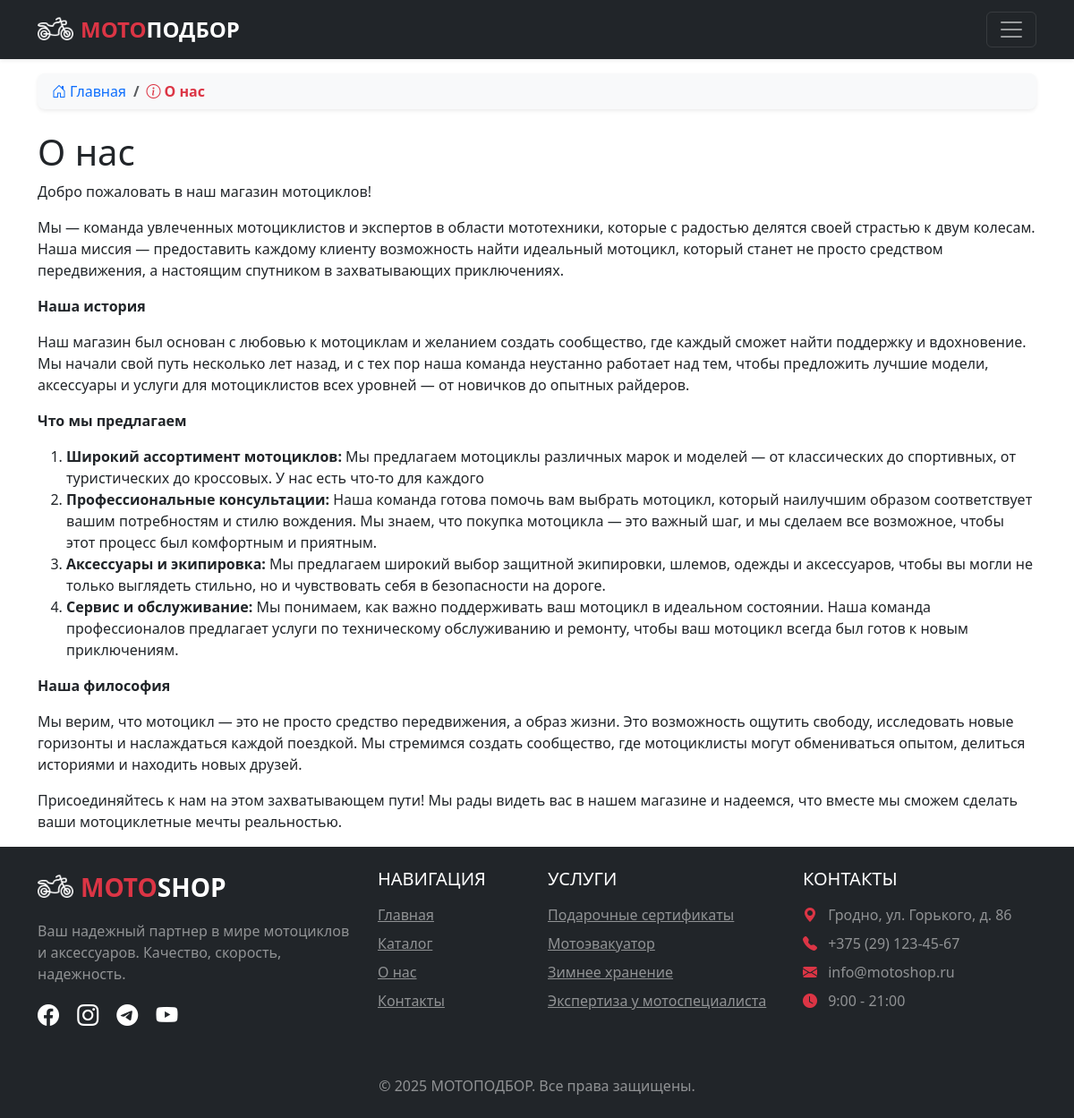
/about, run on the app's committed database.
### app.py (models this page shows, shortened)
class Services(db.Model):
    id = db.Column(db.Integer,primary_key=True)
    title = db.Column(db.String(100))
    text = db.Column(db.Text)

### app.py (the view)
@app.route('/about')
def about():
    return render_template("about.html")

### app.py (called while the page is built)
@app.context_processor
def inject_user():
    def get_user_name():
        if 'name' in session:
            user = Users.query.filter_by(email=session['name']).first()
            if user:
                user_ratings = {r.id_article: r for r in Ratings.query.filter_by(id_user=user.id).all()}
                for article in Articles.query.all():
                    article.user_rating = user_ratings.get(article.id)
            return user
    return dict(
        active_user=get_user_name(),
        articles_category=db.session.query(Articles.category).distinct().all(),
        services=db.session.query(Services).all()
    )

@app.context_processor
def utility_processor():
    def pluralize(count, form1, form2, form5):
        count = abs(count) % 100
        if 10 < count < 20:
            return form5
        count = count % 10
        if count == 1:
            return form1
        if 1 < count < 5:
            return form2
        return form5
    return dict(pluralize=pluralize)

@app.context_processor
def inject_services():
    return dict(
    services=db.session.query(Services).all(),
    )

@app.context_processor
def inject_custom_css():
    return dict(
        admin_css_url='/static/css/custom_admin.css'
    )

### templates/about.html (shortened to what this page needs)
{% extends 'base.html' %}
{% block main %}
    <main>
      <div class="container my-3">
        <nav aria-label="breadcrumb" class="mb-4">
          <ol class="breadcrumb bg-light rounded-3 px-3 py-2 shadow-sm">
            <li class="breadcrumb-item"><a href="/" class="text-decoration-none"><i class="bi bi-house-door me-1"></i>Главная</a></li>
<li class="breadcrumb-item active  text-danger fw-bold" aria-current="page" ><i class="bi bi-info-circle me-1"></i>О нас</li>
          </ol>
        </nav>
        <h1>О нас</h1>
        <p>Добро пожаловать в наш магазин мотоциклов!</p>
        <p>
          Мы — команда увлеченных мотоциклистов и экспертов в области
          мототехники, которые с радостью делятся своей страстью к двум колесам.
          Наша миссия — предоставить каждому клиенту возможность найти идеальный
          мотоцикл, который станет не просто средством передвижения, а настоящим
          спутником в захватывающих приключениях.
        </p>
        <p><b>Наша история</b></p>
        <p>
          Наш магазин был основан с любовью к мотоциклам и желанием создать
          сообщество, где каждый сможет найти поддержку и вдохновение. Мы начали
          свой путь несколько лет назад, и с тех пор наша команда неустанно
          работает над тем, чтобы предложить лучшие модели, аксессуары и услуги
          для мотоциклистов всех уровней — от новичков до опытных райдеров.
        </p>
        <p><b>Что мы предлагаем</b></p>
        <ol>
          <li>
            <b>Широкий ассортимент мотоциклов:</b> Мы предлагаем мотоциклы
            различных марок и моделей — от классических до спортивных, от
            туристических до кроссовых. У нас есть что-то для каждого
          </li>
          <li>
            <b>Профессиональные консультации:</b> Наша команда готова помочь вам
            выбрать мотоцикл, который наилучшим образом соответствует вашим
            потребностям и стилю вождения. Мы знаем, что покупка мотоцикла — это
            важный шаг, и мы сделаем все возможное, чтобы этот процесс был
            комфортным и приятным.
          </li>
          <li>
            <b>Аксессуары и экипировка:</b> Мы предлагаем широкий выбор защитной
            экипировки, шлемов, одежды и аксессуаров, чтобы вы могли не только
            выглядеть стильно, но и чувствовать себя в безопасности на дороге.
          </li>
          <li>
            <b>Сервис и обслуживание:</b> Мы понимаем, как важно поддерживать
            ваш мотоцикл в идеальном состоянии. Наша команда профессионалов
            предлагает услуги по техническому обслуживанию и ремонту, чтобы ваш
            мотоцикл всегда был готов к новым приключениям.
          </li>
        </ol>
        <p><b>Наша философия</b></p>
        <p>
          Мы верим, что мотоцикл — это не просто средство передвижения, а образ
          жизни. Это возможность ощутить свободу, исследовать новые горизонты и
          наслаждаться каждой поездкой. Мы стремимся создать сообщество, где
          мотоциклисты могут обмениваться опытом, делиться историями и находить
          новых друзей.
        </p>
        <p>
          Присоединяйтесь к нам на этом захватывающем пути! Мы рады видеть вас в
          нашем магазине и надеемся, что вместе мы сможем сделать ваши
          мотоциклетные мечты реальностью.
        </p>
      </div>
    </main>
    {% endblock %}

### templates/base.html (shortened to what this page needs)
<!DOCTYPE html>
<html lang="ru">
  <head>
    <link rel="stylesheet" href="{{ url_for('static', filename='css/bootstrap.min.css') }}">
    <link rel="stylesheet" href="{{ url_for('static', filename='css/styles.css') }}">
    <link rel="stylesheet" href="https://cdn.jsdelivr.net/npm/bootstrap-icons@1.10.0/font/bootstrap-icons.css">
    <link rel="stylesheet" href="https://cdnjs.cloudflare.com/ajax/libs/animate.css/4.1.1/animate.min.css">
  </head>
  <body class="d-flex flex-column min-vh-100">
    <header class="navbar navbar-expand-xxl navbar-dark bg-dark shadow-sm" >
      <div class="container">
        <a href="/" class="navbar-brand d-flex align-items-center">
          <img src="{{ url_for('static', filename='img/icons/icon.png') }}" alt="MOTOSHOP Logo" width="40" height="40" class="me-2">
          <span class="fs-4 fw-bold text-danger">МОТО<span class="text-white">ПОДБОР</span></span>
        </a>
        <button class="navbar-toggler" type="button" data-bs-toggle="collapse" data-bs-target="#navbarMain">
          <span class="navbar-toggler-icon"></span>
        </button>
      </div>
    </header>
    {% block main %}{% endblock %}
    <footer class="bg-dark mt-auto py-4">
      <div class="container">
        <div class="row">
          <div class="col-lg-4 mb-4 mb-lg-0">
            <div class="d-flex align-items-center mb-3">
              <img src="{{ url_for('static', filename='img/icons/icon.png') }}" alt="MOTOSHOP Logo" width="40" height="40" class="me-2">
              <span class="fs-3 fw-bold text-danger">MOTO<span class="text-white">SHOP</span></span>
            </div>
            <p class="text-white-50">Ваш надежный партнер в мире мотоциклов и аксессуаров. Качество, скорость, надежность.</p>
            <div class="social-icons mt-3">
              <a href="https://www.facebook.com" target="_blank" class="text-white me-3"><i class="bi bi-facebook fs-4"></i></a>
              <a href="https://www.instagram.com" target="_blank" class="text-white me-3"><i class="bi bi-instagram fs-4"></i></a>
              <a href="https://telegram.org" target="_blank" class="text-white me-3"><i class="bi bi-telegram fs-4"></i></a>
              <a href="https://www.youtube.com" target="_blank" class="text-white"><i class="bi bi-youtube fs-4"></i></a>
            </div>
          </div>
          <div class="col-lg-2 col-md-6 mb-4 mb-md-0">
            <h5 class="text-uppercase text-white mb-3">Навигация</h5>
            <ul class="list-unstyled">
              <li class="mb-2"><a href="/" class="text-white-50 hover-white">Главная</a></li>
              <li class="mb-2"><a href="/catalog" class="text-white-50 hover-white">Каталог</a></li>
              <li class="mb-2"><a href="/about" class="text-white-50 hover-white">О нас</a></li>
              <li class="mb-2"><a href="/contacts" class="text-white-50 hover-white">Контакты</a></li>
            </ul>
          </div>
          <div class="col-lg-3 col-md-6 mb-4 mb-md-0">
            <h5 class="text-uppercase text-white mb-3">Услуги</h5>
            <ul class="list-unstyled">
              {% for service in services %}
              <li class="mb-2"><a href="/services/{{service.id}}" class="text-white-50 hover-white">{{service.title}}</a></li>
              {% endfor %}
            </ul>
          </div>
          <div class="col-lg-3 col-md-6">
            <h5 class="text-uppercase text-white mb-3">Контакты</h5>
            <ul class="list-unstyled text-white-50">
              <li class="mb-2"><i class="bi bi-geo-alt-fill me-2 text-danger"></i> Гродно, ул. Горького, д. 86</li>
              <li class="mb-2"><i class="bi bi-telephone-fill me-2 text-danger"></i> +375 (29) 123-45-67</li>
              <li class="mb-2"><i class="bi bi-envelope-fill me-2 text-danger"></i> info@motoshop.ru</li>
              <li class="mb-2"><i class="bi bi-clock-fill me-2 text-danger"></i> 9:00 - 21:00</li>
            </ul>
          </div>
        </div>
        <hr class="my-4 bg-secondary">
        <div class="row align-items-center">
          <div class="col-md-12 text-center text-center">
            <p class="mb-0 text-white-50">&copy; 2025 МОТОПОДБОР. Все права защищены.</p>
          </div>
        </div>
      </div>
    </footer>
  </body>
</html>

### static/css/styles.css (style rules this page uses)
html { height: 100%; }
body { display: flex; flex-direction: column; height: 100%; background-color: #ffff; border-radius: 30px; }
main { flex: 1 0 auto; }
footer { flex: 0 0 auto; }

### data on the page
Services: title "Подарочные сертификаты"
Services: title "Мотоэвакуатор"
Services: title "Зимнее хранение"
Services: title "Экспертиза у мотоспециалиста"
